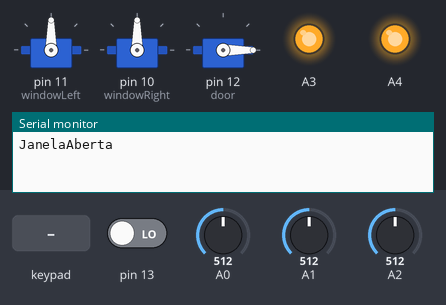
A sketch run on a simulated Arduino Uno, built with avr-gcc and run on an emulated ATmega328P. On the bench: 3 × servo, output pins drawn as LEDs (lit = HIGH), the last lines printed to the serial monitor. The inputs (shaded band) are chosen by the test bench; at power-on: A2 = 512, pin 13 LOW, A0 = 512, A1 = 512.

Above: at 1.2 s.
1.3 s: keypad keys 1 2 3 4 pressed 0.4 s apart
At 4.3 s:
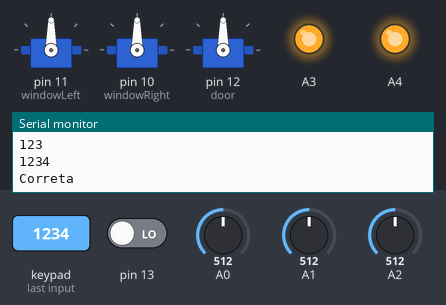
4.7 s: A2 set to 138
6.2 s: A2 set to 117
At 6.8 s:
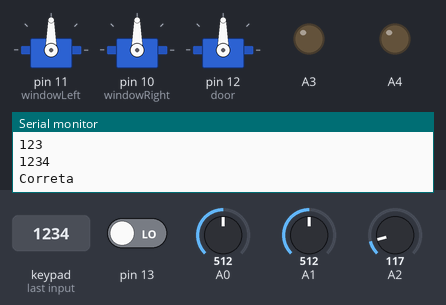
7.7 s: pin 13 driven HIGH
At 7.92 s:
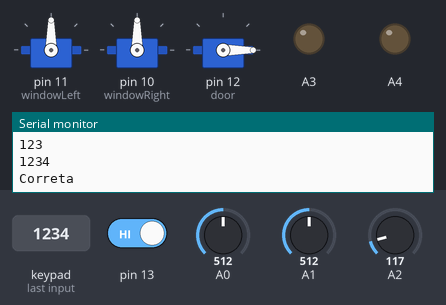
10.7 s: pin 13 driven LOW
At 10.7 s:
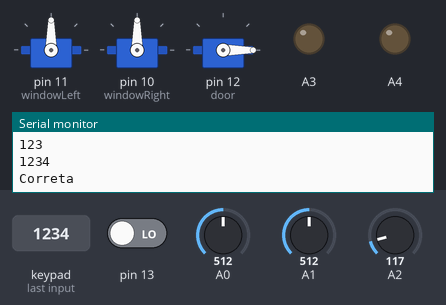
12.2 s: A2 set to 135
At 13.0 s:
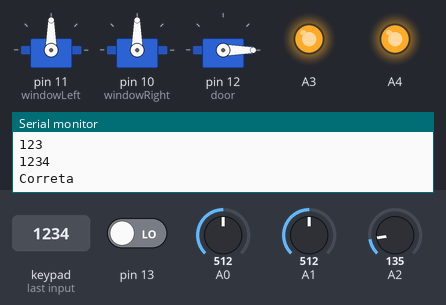
Timing chart, 0 to 14.7 s (numbered marks = the images above; inputs shaded):
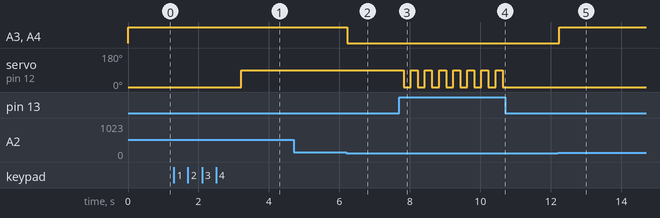

The sketch:

firstArduino.ino
```cpp
#include <Servo.h>
#include <Keypad.h>

Servo windowLeft;
Servo windowRight;
Servo door;

int light = 0;
float temperature = 0;
int sound = 220;
int gas = 0;
bool isOpen = false;
bool alarmOn = false;
bool doorOpen = false;

String password = "1234";
String insertPassword = "";
bool access = false;

const byte numRows= 4;
const byte numCols= 4;

char keymap[numRows][numCols]=
{
{'1', '2', '3', 'A'},
{'4', '5', '6', 'B'},
{'7', '8', '9', 'C'},
{'*', '0', '#', 'D'}
};

byte rowPins[numRows] = {9,8,7,6};
byte colPins[numCols]= {5,4,3,2};

Keypad myKeypad= Keypad(makeKeymap(keymap), rowPins, colPins, numRows, numCols);

void setup()
{
  windowLeft.attach(11);
  windowRight.attach(10);
  door.attach(12);

  pinMode(A0, INPUT);
  pinMode(A1, INPUT);
  pinMode(A2, INPUT);
  pinMode(A3, OUTPUT);
  pinMode(A4, OUTPUT);
  Serial.begin(9600);

  door.write(0);
}

void calcTemperature()
{
  temperature = analogRead(A0);
  temperature = map(temperature,20,350,-40,125);
}

void calcLight()
{
  light = analogRead(A1);
}

void onAlarm()
{
  analogWrite(A3, 1024);
  analogWrite(A4, sound);
  alarmOn = true;
}

void offAlarm()
{
  analogWrite(A3, 0);
  analogWrite(A4, 0);
  alarmOn = false;
}

void calcGas()
{
   gas = analogRead(A2);
}


void getAllValues()
{
  calcLight();
  calcTemperature();
  calcGas();
}

void openWindow()
{
  windowLeft.write(90);
  windowRight.write(90);
  isOpen = true;
  Serial.write("JanelaAberta",12); //Write the serial data
}

void closeWindow()
{
  windowLeft.write(0);
  windowRight.write(0);
  isOpen = false;
  Serial.write("JanelaFechada",13); //Write the serial data
}

void checkWindow()
{
  getAllValues();

  if(digitalRead(13) == HIGH && access)
    changeDoor();

  if(isOpen)
  {
    //Serial.println("Está aberta");
    //situação de perigo
    if(gas > 125 && !alarmOn)
      onAlarm();
    //não está mais em perigo
    else if(gas < 125 && alarmOn)
      offAlarm();

    if(!alarmOn){
    //está de noite
    //se estiver frio
     if(temperature < 25.00 && light > 536 )
      closeWindow();
    }
  }
  else
  {
    //Serial.println("Está fechada");
    //situação de perigo
    if(gas > 125 && !alarmOn){
      onAlarm();
      openWindow();
    }
    //não está mais em perigo
    else if(gas < 125 && alarmOn)
      offAlarm();

    if(!alarmOn){
    //está de dia
    //se estiver calor
     if(temperature >= 25.0 || light <= 536)
      openWindow();
    }
  }
  delay(200);
}

void checkPassword()
{
  char keypressed = myKeypad.getKey();
  if (keypressed != NO_KEY)
	   insertPassword +=(keypressed);
  Serial.println(insertPassword);

  if(insertPassword.length() == 4)
  {
  	if(insertPassword == password)
  	{
    	doorOpen = true;
      	access = true;
        Serial.write("Correta",7); //Write the serial data
    	door.write(90);
  	}
    else
    {
      insertPassword = "";
      Serial.write("Incorreta", 9); //Write the serial data
  	  analogWrite(A4, sound);
      delay(50);
      analogWrite(A4, 0);
    }
  }
}

void changeDoor(){
  if(doorOpen){
     door.write(0);
     doorOpen = false;
  }
  else{
     door.write(90);
     doorOpen = true;
  }
}


void loop()
{
  if(!access)
  	checkPassword();

  checkWindow();
}
```

Measured:
- the behaviour switches between 125 and 124 on A2 (found by bisection; images 1 and 2)
- after the input at 1.3 s, servo on pin 12 (door): 0° → 90° after 1.9 s
- after the input at 4.7 s, every drawn part: stays the same
- after the input at 6.2 s, A3, A4: HIGH → LOW at once
- after the input at 7.7 s, servo on pin 12 (door): alternates 90° for 0.20 s and 0° for 0.20 s, starting after 0.12 s
- after the input at 10.7 s, servo on pin 12 (door): stops changing and stays 0°
- after the input at 12.2 s, A3, A4: LOW → HIGH at once
